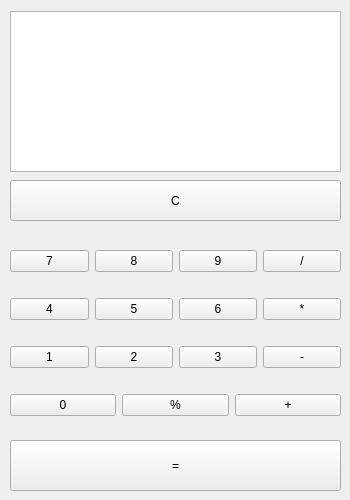
<?xml version="1.0" encoding="UTF-8"?>
<ui version="4.0">
 <class>MainWindow</class>
 <widget class="QMainWindow" name="MainWindow">
  <property name="geometry">
   <rect>
    <x>0</x>
    <y>0</y>
    <width>350</width>
    <height>500</height>
   </rect>
  </property>
  <property name="minimumSize">
   <size>
    <width>350</width>
    <height>500</height>
   </size>
  </property>
  <property name="windowTitle">
   <string>MainWindow</string>
  </property>
  <widget class="QWidget" name="centralwidget">
   <widget class="QTextBrowser" name="textBrowser">
    <property name="geometry">
     <rect>
      <x>10</x>
      <y>11</y>
      <width>331</width>
      <height>161</height>
     </rect>
    </property>
    <property name="font">
     <font>
      <pointsize>14</pointsize>
     </font>
    </property>
   </widget>
   <widget class="QWidget" name="gridLayoutWidget">
    <property name="geometry">
     <rect>
      <x>10</x>
      <y>230</y>
      <width>331</width>
      <height>161</height>
     </rect>
    </property>
    <layout class="QGridLayout" name="gridLayout">
     <item row="1" column="3">
      <widget class="QPushButton" name="multiply">
       <property name="text">
        <string>*</string>
       </property>
      </widget>
     </item>
     <item row="2" column="1">
      <widget class="QPushButton" name="num_2">
       <property name="text">
        <string>2</string>
       </property>
      </widget>
     </item>
     <item row="2" column="0">
      <widget class="QPushButton" name="num_1">
       <property name="text">
        <string>1</string>
       </property>
      </widget>
     </item>
     <item row="2" column="3">
      <widget class="QPushButton" name="minus">
       <property name="text">
        <string>-</string>
       </property>
      </widget>
     </item>
     <item row="1" column="2">
      <widget class="QPushButton" name="num_6">
       <property name="text">
        <string>6</string>
       </property>
      </widget>
     </item>
     <item row="2" column="2">
      <widget class="QPushButton" name="num_3">
       <property name="text">
        <string>3</string>
       </property>
      </widget>
     </item>
     <item row="0" column="1">
      <widget class="QPushButton" name="num_8">
       <property name="text">
        <string>8</string>
       </property>
      </widget>
     </item>
     <item row="0" column="2">
      <widget class="QPushButton" name="num_9">
       <property name="text">
        <string>9</string>
       </property>
      </widget>
     </item>
     <item row="1" column="1">
      <widget class="QPushButton" name="num_5">
       <property name="text">
        <string>5</string>
       </property>
      </widget>
     </item>
     <item row="0" column="3">
      <widget class="QPushButton" name="division">
       <property name="text">
        <string>/</string>
       </property>
      </widget>
     </item>
     <item row="1" column="0">
      <widget class="QPushButton" name="num_4">
       <property name="text">
        <string>4</string>
       </property>
      </widget>
     </item>
     <item row="0" column="0">
      <widget class="QPushButton" name="num_7">
       <property name="text">
        <string>7</string>
       </property>
      </widget>
     </item>
    </layout>
   </widget>
   <widget class="QPushButton" name="delete_all">
    <property name="geometry">
     <rect>
      <x>10</x>
      <y>180</y>
      <width>331</width>
      <height>41</height>
     </rect>
    </property>
    <property name="text">
     <string>C</string>
    </property>
   </widget>
   <widget class="QPushButton" name="equally">
    <property name="geometry">
     <rect>
      <x>10</x>
      <y>440</y>
      <width>331</width>
      <height>51</height>
     </rect>
    </property>
    <property name="text">
     <string>=</string>
    </property>
   </widget>
   <widget class="QWidget" name="horizontalLayoutWidget">
    <property name="geometry">
     <rect>
      <x>10</x>
      <y>380</y>
      <width>331</width>
      <height>51</height>
     </rect>
    </property>
    <layout class="QHBoxLayout" name="horizontalLayout">
     <item>
      <widget class="QPushButton" name="num_0">
       <property name="text">
        <string>0</string>
       </property>
      </widget>
     </item>
     <item>
      <widget class="QPushButton" name="mod">
       <property name="text">
        <string>%</string>
       </property>
      </widget>
     </item>
     <item>
      <widget class="QPushButton" name="plus">
       <property name="text">
        <string>+</string>
       </property>
      </widget>
     </item>
    </layout>
   </widget>
  </widget>
 </widget>
 <resources/>
 <connections/>
</ui>
